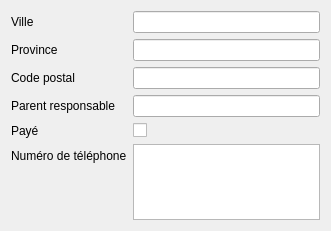
      <widget class="QWidget" name="formLayoutWidget_2">
       <property name="geometry">
        <rect>
         <x>600</x>
         <y>90</y>
         <width>331</width>
         <height>231</height>
        </rect>
       </property>
       <layout class="QFormLayout" name="formLayout_2">
        <item row="0" column="0">
         <widget class="QLabel" name="label_8">
          <property name="text">
           <string>Ville</string>
          </property>
         </widget>
        </item>
        <item row="0" column="1">
         <widget class="QLineEdit" name="lineEdit_7"/>
        </item>
        <item row="1" column="0">
         <widget class="QLabel" name="label_9">
          <property name="text">
           <string>Province</string>
          </property>
         </widget>
        </item>
        <item row="1" column="1">
         <widget class="QLineEdit" name="lineEdit_8"/>
        </item>
        <item row="2" column="0">
         <widget class="QLabel" name="label_10">
          <property name="text">
           <string>Code postal</string>
          </property>
         </widget>
        </item>
        <item row="2" column="1">
         <widget class="QLineEdit" name="lineEdit_9"/>
        </item>
        <item row="3" column="0">
         <widget class="QLabel" name="label_11">
          <property name="text">
           <string>Parent responsable</string>
          </property>
         </widget>
        </item>
        <item row="3" column="1">
         <widget class="QLineEdit" name="lineEdit_10"/>
        </item>
        <item row="4" column="0">
         <widget class="QLabel" name="label_12">
          <property name="text">
           <string>Payé</string>
          </property>
         </widget>
        </item>
        <item row="4" column="1">
         <widget class="QCheckBox" name="checkBox">
          <property name="text">
           <string/>
          </property>
         </widget>
        </item>
        <item row="5" column="0">
         <widget class="QLabel" name="label_13">
          <property name="text">
           <string>Numéro de téléphone</string>
          </property>
         </widget>
        </item>
        <item row="5" column="1">
         <widget class="QTextEdit" name="textEdit_2"/>
        </item>
       </layout>
      </widget>
